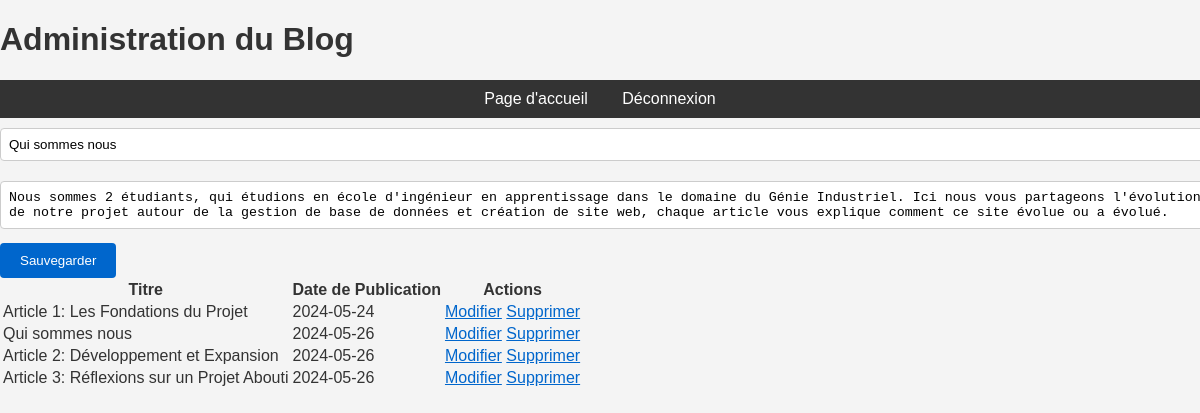
Page /blogpersonnel/admin.php?edit=2 (signed in) on the committed database.
### tables this page shows
CREATE TABLE `Article` (
  `ArticleID` int(11) NOT NULL,
  `Titre` varchar(255) NOT NULL,
  `Contenu` text NOT NULL,
  `DatePublication` date NOT NULL,
  `Auteur` varchar(255) DEFAULT NULL,
  `CategorieID` int(11) DEFAULT NULL
);

### blogpersonnel/admin.php (the view, shortened to what this page needs)
<?php
include('inc/connexion.php');
    ?>
    <?php
$articleId = isset($_GET['edit']) ? (int) $_GET['edit'] : 0;
if ($articleId > 0) {
    $sql = "SELECT * FROM Article WHERE ArticleID = ?";
    $stmt = $pdo->prepare($sql);
    $stmt->execute([$articleId]);
    $article = $stmt->fetch(PDO::FETCH_ASSOC);
}
$sql = "SELECT * FROM Article";
$articles = $pdo->query($sql);
?>
<!DOCTYPE html>
<html lang="fr">
<head>
    <link rel="stylesheet" href="css/style.css">
</head>
<body>
    <h1>Administration du Blog</h1>
    <nav>
        <a href="index.php">Page d'accueil</a>
        <a href="admin.php?action=logout">Déconnexion</a>
    </nav>
    <form action="admin.php<?php if ($articleId) echo "?edit=$articleId"; ?>" method="post">
        <input type="text" name="titre" placeholder="Titre de l'article" value="<?php echo isset($article) ? $article['Titre'] : ''; ?>" required>
        <textarea name="contenu" placeholder="Contenu de l'article" required><?php echo isset($article) ? $article['Contenu'] : ''; ?></textarea>
        <input type="submit" value="Sauvegarder">
    </form>
    <table>
        <tr>
            <th>Titre</th>
            <th>Date de Publication</th>
            <th>Actions</th>
        </tr>
        <?php while ($article = $articles->fetch(PDO::FETCH_ASSOC)) { ?>
            <tr>
                <td><?php echo htmlspecialchars($article['Titre']); ?></td>
                <td><?php echo htmlspecialchars($article['DatePublication']); ?></td>
                <td>
                    <a href="admin.php?edit=<?php echo $article['ArticleID']; ?>">Modifier</a>
                    <a href="admin.php?delete=<?php echo $article['ArticleID']; ?>" onclick="return confirm('Êtes-vous sûr de vouloir supprimer cet article?');">Supprimer</a>
                </td>
            </tr>
        <?php } ?>
    </table>
</body>
</html>

### blogpersonnel/css/style.css (style rules this page uses)
body { font-family: Arial, sans-serif; background-color: #f4f4f4; color: #333; margin: 0; padding: 0; }
nav { background: #333; color: #fff; text-align: center; padding: 10px 0; }
nav a { color: white; text-decoration: none; margin: 0 15px; }
a { color: #06c; }
input[type="text"], input[type="email"], textarea { width: 100%; padding: 8px; margin: 10px 0; border: 1px solid #ccc; border-radius: 4px; }
input[type="submit"] { background-color: #06c; color: white; border: none; padding: 10px 20px; border-radius: 4px; cursor: pointer; }

### rows in the picture
article: titre "Qui sommes nous", contenu "Nous sommes 2 étudiants, qui étudions en école d'ingénieur en apprentissage dans le domaine du Génie Industriel. Ici nous vous partageons l'évolution de notre projet autour de la gestion de base de données et création de site web, chaque article vous explique comment ce site évolue ou a évolué.", Titre "Qui sommes nous", DatePublication "2024-05-26"
article: Titre "Article 1: Les Fondations du Projet", DatePublication "2024-05-24"
article: Titre "Article 2: Développement et Expansion", DatePublication "2024-05-26"
article: Titre "Article 3: Réflexions sur un Projet Abouti", DatePublication "2024-05-26"
